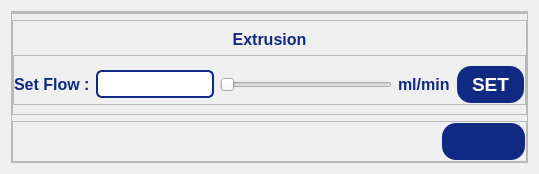
                         <widget class="QWidget" name="extrusionPpage">
                          <layout class="QHBoxLayout" name="horizontalLayout_42">
                           <item>
                            <widget class="QFrame" name="pressureFrame">
                             <property name="frameShape">
                              <enum>QFrame::Shape::StyledPanel</enum>
                             </property>
                             <property name="frameShadow">
                              <enum>QFrame::Shadow::Raised</enum>
                             </property>
                             <layout class="QVBoxLayout" name="verticalLayout_60">
                              <property name="leftMargin">
                               <number>0</number>
                              </property>
                              <property name="topMargin">
                               <number>0</number>
                              </property>
                              <property name="rightMargin">
                               <number>0</number>
                              </property>
                              <property name="bottomMargin">
                               <number>0</number>
                              </property>
                              <item>
                               <widget class="QFrame" name="frame_25">
                                <property name="frameShape">
                                 <enum>QFrame::Shape::StyledPanel</enum>
                                </property>
                                <property name="frameShadow">
                                 <enum>QFrame::Shadow::Raised</enum>
                                </property>
                                <layout class="QHBoxLayout" name="horizontalLayout_54">
                                 <property name="leftMargin">
                                  <number>0</number>
                                 </property>
                                 <property name="topMargin">
                                  <number>0</number>
                                 </property>
                                 <property name="rightMargin">
                                  <number>9</number>
                                 </property>
                                 <property name="bottomMargin">
                                  <number>0</number>
                                 </property>
                                </layout>
                               </widget>
                              </item>
                              <item>
                               <widget class="QFrame" name="printheadFrame_4">
                                <property name="frameShape">
                                 <enum>QFrame::Shape::StyledPanel</enum>
                                </property>
                                <property name="frameShadow">
                                 <enum>QFrame::Shadow::Raised</enum>
                                </property>
                                <layout class="QVBoxLayout" name="verticalLayout_61">
                                 <property name="leftMargin">
                                  <number>0</number>
                                 </property>
                                 <property name="rightMargin">
                                  <number>0</number>
                                 </property>
                                 <item>
                                  <widget class="QLabel" name="label_38">
                                   <property name="minimumSize">
                                    <size>
                                     <width>0</width>
                                     <height>15</height>
                                    </size>
                                   </property>
                                   <property name="font">
                                    <font>
                                     <pointsize>12</pointsize>
                                     <bold>true</bold>
                                    </font>
                                   </property>
                                   <property name="styleSheet">
                                    <string notr="true">QLabel {
    color: rgb(16, 42, 131);
}</string>
                                   </property>
                                   <property name="text">
                                    <string>Extrusion</string>
                                   </property>
                                   <property name="alignment">
                                    <set>Qt::AlignmentFlag::AlignCenter</set>
                                   </property>
                                  </widget>
                                 </item>
                                 <item>
                                  <widget class="QFrame" name="frame_27">
                                   <property name="sizePolicy">
                                    <sizepolicy hsizetype="Expanding" vsizetype="Expanding">
                                     <horstretch>0</horstretch>
                                     <verstretch>0</verstretch>
                                    </sizepolicy>
                                   </property>
                                   <property name="minimumSize">
                                    <size>
                                     <width>0</width>
                                     <height>35</height>
                                    </size>
                                   </property>
                                   <property name="frameShape">
                                    <enum>QFrame::Shape::StyledPanel</enum>
                                   </property>
                                   <property name="frameShadow">
                                    <enum>QFrame::Shadow::Raised</enum>
                                   </property>
                                   <layout class="QHBoxLayout" name="horizontalLayout_62" stretch="1,0,5,0,2">
                                    <property name="leftMargin">
                                     <number>0</number>
                                    </property>
                                    <property name="rightMargin">
                                     <number>0</number>
                                    </property>
                                    <property name="bottomMargin">
                                     <number>0</number>
                                    </property>
                                    <item>
                                     <widget class="QLabel" name="label_40">
                                      <property name="font">
                                       <font>
                                        <pointsize>12</pointsize>
                                        <bold>true</bold>
                                       </font>
                                      </property>
                                      <property name="styleSheet">
                                       <string notr="true">QLabel {
    color: rgb(16, 42, 131);
}</string>
                                      </property>
                                      <property name="text">
                                       <string>Set Flow :</string>
                                      </property>
                                     </widget>
                                    </item>
                                    <item>
                                     <widget class="QLineEdit" name="prsetLineEdit">
                                      <property name="styleSheet">
                                       <string notr="true">QLineEdit {
    border: 2px solid #102a83;
    border-radius: 6px;       /* Optional: for rounded corners */
    padding: 4px;             /* Optional: inner spacing */
    color: #102a83;           /* Text color inside the line edit */
}
</string>
                                      </property>
                                     </widget>
                                    </item>
                                    <item>
                                     <widget class="QSlider" name="preHorizontalSlider">
                                      <property name="orientation">
                                       <enum>Qt::Orientation::Horizontal</enum>
                                      </property>
                                     </widget>
                                    </item>
                                    <item>
                                     <widget class="QLabel" name="label_43">
                                      <property name="font">
                                       <font>
                                        <pointsize>12</pointsize>
                                        <bold>true</bold>
                                       </font>
                                      </property>
                                      <property name="styleSheet">
                                       <string notr="true">QLabel {
    color: rgb(16, 42, 131);
}</string>
                                      </property>
                                      <property name="text">
                                       <string>ml/min</string>
                                      </property>
                                     </widget>
                                    </item>
                                    <item>
                                     <widget class="QPushButton" name="prsetPushButton">
                                      <property name="enabled">
                                       <bool>true</bool>
                                      </property>
                                      <property name="sizePolicy">
                                       <sizepolicy hsizetype="Expanding" vsizetype="Expanding">
                                        <horstretch>0</horstretch>
                                        <verstretch>0</verstretch>
                                       </sizepolicy>
                                      </property>
                                      <property name="maximumSize">
                                       <size>
                                        <width>100</width>
                                        <height>50</height>
                                       </size>
                                      </property>
                                      <property name="font">
                                       <font>
                                        <pointsize>14</pointsize>
                                        <bold>true</bold>
                                       </font>
                                      </property>
                                      <property name="styleSheet">
                                       <string notr="true">QPushButton {
	color: rgb(255, 255, 255);	
	background-color: rgb(16, 42, 131);
	border-color: transparent;
	border-style: outset;
	border-radius: 15px;
	border-width: 2px;
	padding: 6px;
}

QPushButton:hover {
	color: rgb(16, 42, 131);
	background-color: rgb(167, 198, 229);
	border-color: rgb(16, 42, 131);
}

QPushButton:disabled {
	background-color: rgb(172, 172, 172);
}</string>
                                      </property>
                                      <property name="text">
                                       <string>SET</string>
                                      </property>
                                     </widget>
                                    </item>
                                   </layout>
                                  </widget>
                                 </item>
                                </layout>
                               </widget>
                              </item>
                              <item>
                               <widget class="QFrame" name="frame_28">
                                <property name="frameShape">
                                 <enum>QFrame::Shape::StyledPanel</enum>
                                </property>
                                <property name="frameShadow">
                                 <enum>QFrame::Shadow::Raised</enum>
                                </property>
                                <layout class="QHBoxLayout" name="horizontalLayout_63" stretch="5,1">
                                 <property name="leftMargin">
                                  <number>0</number>
                                 </property>
                                 <property name="topMargin">
                                  <number>0</number>
                                 </property>
                                 <property name="rightMargin">
                                  <number>0</number>
                                 </property>
                                 <property name="bottomMargin">
                                  <number>0</number>
                                 </property>
                                 <item>
                                  <spacer name="horizontalSpacer_18">
                                   <property name="orientation">
                                    <enum>Qt::Orientation::Horizontal</enum>
                                   </property>
                                   <property name="sizeHint" stdset="0">
                                    <size>
                                     <width>446</width>
                                     <height>20</height>
                                    </size>
                                   </property>
                                  </spacer>
                                 </item>
                                 <item>
                                  <widget class="QPushButton" name="parabkprPushButton">
                                   <property name="font">
                                    <font>
                                     <pointsize>14</pointsize>
                                     <bold>true</bold>
                                    </font>
                                   </property>
                                   <property name="styleSheet">
                                    <string notr="true">QPushButton {
	color: rgb(255, 255, 255);	
	background-color: rgb(16, 42, 131);
	border-color: transparent;
	border-style: outset;
	border-radius: 15px;
	border-width: 2px;
	padding: 6px;
}

QPushButton:hover {
	color: rgb(16, 42, 131);
	background-color: rgb(167, 198, 229);
	border-color: rgb(16, 42, 131);
}

QPushButton:disabled {
	background-color: rgb(172, 172, 172);
}</string>
                                   </property>
                                   <property name="text">
                                    <string/>
                                   </property>
                                   <property name="icon">
                                    <iconset resource="resources.qrc">
                                     <normaloff>:/icons/icons/arrow-left.svg</normaloff>:/icons/icons/arrow-left.svg</iconset>
                                   </property>
                                   <property name="iconSize">
                                    <size>
                                     <width>24</width>
                                     <height>24</height>
                                    </size>
                                   </property>
                                  </widget>
                                 </item>
                                </layout>
                               </widget>
                              </item>
                             </layout>
                            </widget>
                           </item>
                          </layout>
                         </widget>
